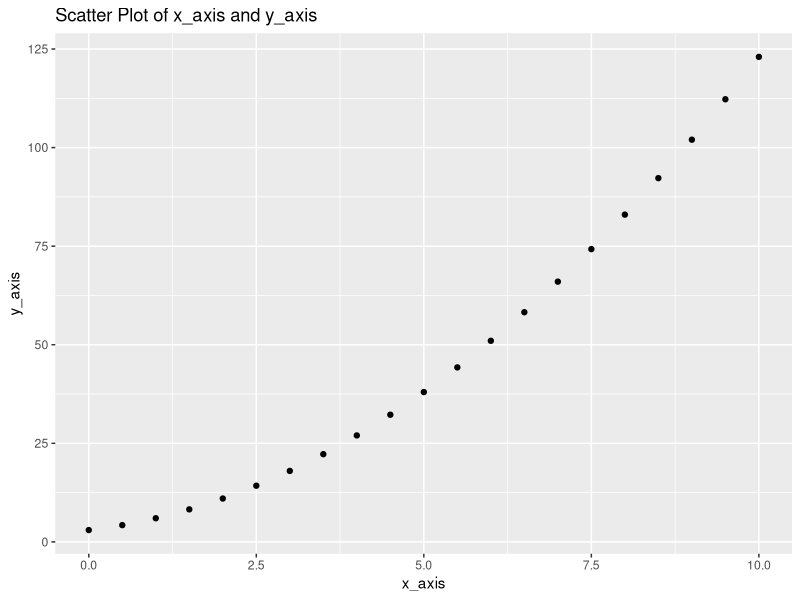
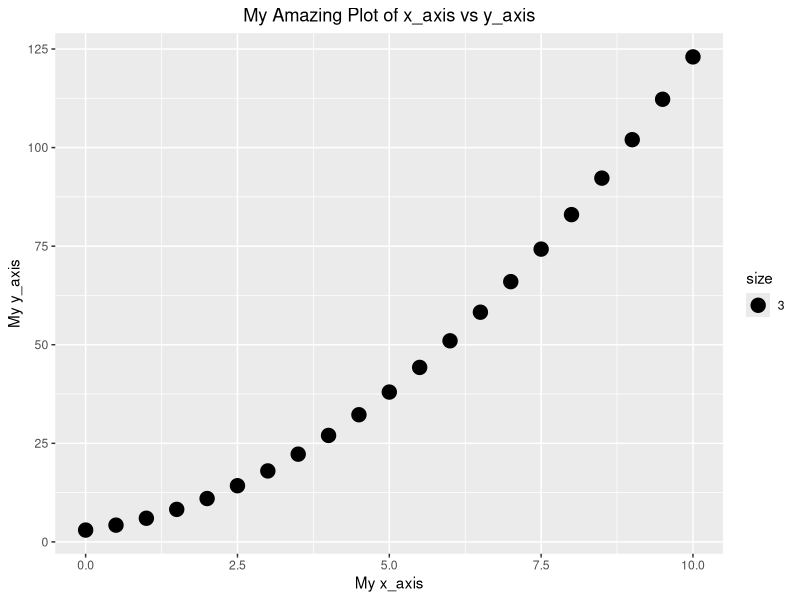

R code for these plots, in order:
## ---- chunk 1



## ---- chunk 2
###This is a markdown test.
##The variable y contains the mean of 5 values


## ---- chunk 3
# Write you code in this cell
x <- 1:5
x
y <- mean(x)
y

x <- 1:5
formatted_x <- sprintf("\033[1m%s\033[0m is emphasized.", x)
cat("Method 4: Using the sprintf function\n")
cat(formatted_x, "\n\n")
## ---- chunk 4
# Write you code in this cell
sec_per_min <- 60
sec_per_hour <- (sec_per_min*60)
sec_per_day <- (sec_per_hour*24)


# Create an expression with the calculated value
expr <- expression(paste("The result of ", sec_per_hour, " * ", 24, " is ", sec_per_day))

# Evaluate and print the expression
cat("Expression:", deparse(expr), "\n")
cat("Evaluated value:", eval(expr), "\n")

## ---- chunk 5
# Write you code in this cell
x_axis <- seq(0, 10, by = 0.5)

## ---- chunk 6
# Write you code in this cell
y_axis <- x_axis^2 + 2 * x_axis + 3

## ---- chunk 7
# Write you code in this cell
library(ggplot2)

x_axis <- seq(0, 10, by = 0.5)

y_axis <- x_axis^2 + 2 * x_axis + 3

qplot(x = x_axis, y = y_axis, geom = "point", main = "Scatter Plot of x_axis and y_axis")

qplot(x_axis, y_axis, geom = "point", 
      xlab = "My x_axis", ylab = "My y_axis",
      main = "My Amazing Plot of x_axis vs y_axis",
      size = 3) +
  theme(plot.title = element_text(hjust = 0.5))
